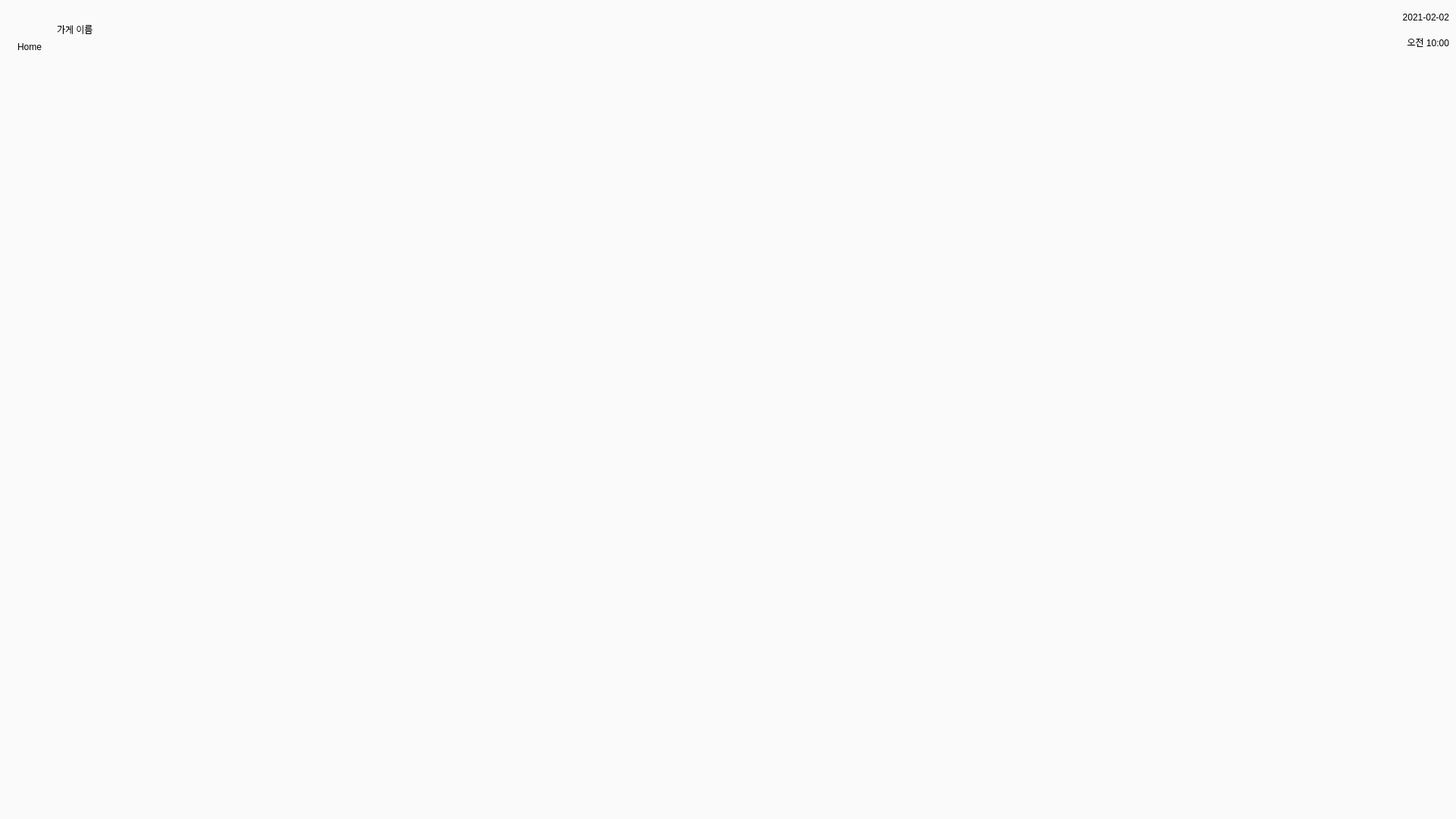
<?xml version="1.0" encoding="UTF-8"?>
<ui version="4.0">
 <class>mainWindow</class>
 <widget class="QMainWindow" name="mainWindow">
  <property name="enabled">
   <bool>true</bool>
  </property>
  <property name="geometry">
   <rect>
    <x>0</x>
    <y>0</y>
    <width>1920</width>
    <height>1080</height>
   </rect>
  </property>
  <property name="windowTitle">
   <string>MainWindow</string>
  </property>
  <property name="styleSheet">
   <string notr="true">background-color: rgb(250, 250, 250);
</string>
  </property>
  <widget class="QWidget" name="centralwidget">
   <layout class="QHBoxLayout" name="horizontalLayout">
    <item>
     <layout class="QGridLayout" name="mainLayout">
      <item row="0" column="1" rowspan="2">
       <widget class="QLabel" name="labelTitle">
        <property name="minimumSize">
         <size>
          <width>0</width>
          <height>40</height>
         </size>
        </property>
        <property name="styleSheet">
         <string notr="true">font: 87 25pt &quot;Noto Sans KR&quot;;
color: rgb(0, 0, 0);</string>
        </property>
        <property name="frameShape">
         <enum>QFrame::NoFrame</enum>
        </property>
        <property name="frameShadow">
         <enum>QFrame::Sunken</enum>
        </property>
        <property name="text">
         <string>가게 이름</string>
        </property>
       </widget>
      </item>
      <item row="1" column="2">
       <widget class="QLabel" name="labelTime">
        <property name="minimumSize">
         <size>
          <width>0</width>
          <height>20</height>
         </size>
        </property>
        <property name="styleSheet">
         <string notr="true">color: rgb(0, 0, 0);
font: 16pt &quot;Noto Sans KR&quot;;</string>
        </property>
        <property name="text">
         <string>오전 10:00</string>
        </property>
        <property name="alignment">
         <set>Qt::AlignRight|Qt::AlignTrailing|Qt::AlignVCenter</set>
        </property>
       </widget>
      </item>
      <item row="0" column="2">
       <widget class="QLabel" name="labelDate">
        <property name="minimumSize">
         <size>
          <width>0</width>
          <height>20</height>
         </size>
        </property>
        <property name="styleSheet">
         <string notr="true">color: rgb(0, 0, 0);
font: 16pt &quot;Noto Sans KR&quot;;</string>
        </property>
        <property name="text">
         <string>2021-02-02</string>
        </property>
        <property name="alignment">
         <set>Qt::AlignRight|Qt::AlignTrailing|Qt::AlignVCenter</set>
        </property>
       </widget>
      </item>
      <item row="0" column="0" rowspan="2">
       <widget class="QLabel" name="labelHome">
        <property name="sizePolicy">
         <sizepolicy hsizetype="Fixed" vsizetype="Fixed">
          <horstretch>0</horstretch>
          <verstretch>0</verstretch>
         </sizepolicy>
        </property>
        <property name="minimumSize">
         <size>
          <width>60</width>
          <height>60</height>
         </size>
        </property>
        <property name="maximumSize">
         <size>
          <width>60</width>
          <height>60</height>
         </size>
        </property>
        <property name="styleSheet">
         <string notr="true">color: rgb(0, 0, 0);
font: 9pt &quot;Noto Sans KR&quot;;</string>
        </property>
        <property name="text">
         <string>Home</string>
        </property>
        <property name="alignment">
         <set>Qt::AlignBottom|Qt::AlignHCenter</set>
        </property>
       </widget>
      </item>
      <item row="2" column="0" colspan="3">
       <widget class="QWidget" name="mainWidget" native="true">
        <property name="sizePolicy">
         <sizepolicy hsizetype="Preferred" vsizetype="Expanding">
          <horstretch>0</horstretch>
          <verstretch>0</verstretch>
         </sizepolicy>
        </property>
       </widget>
      </item>
     </layout>
    </item>
   </layout>
  </widget>
 </widget>
 <resources/>
 <connections/>
</ui>
